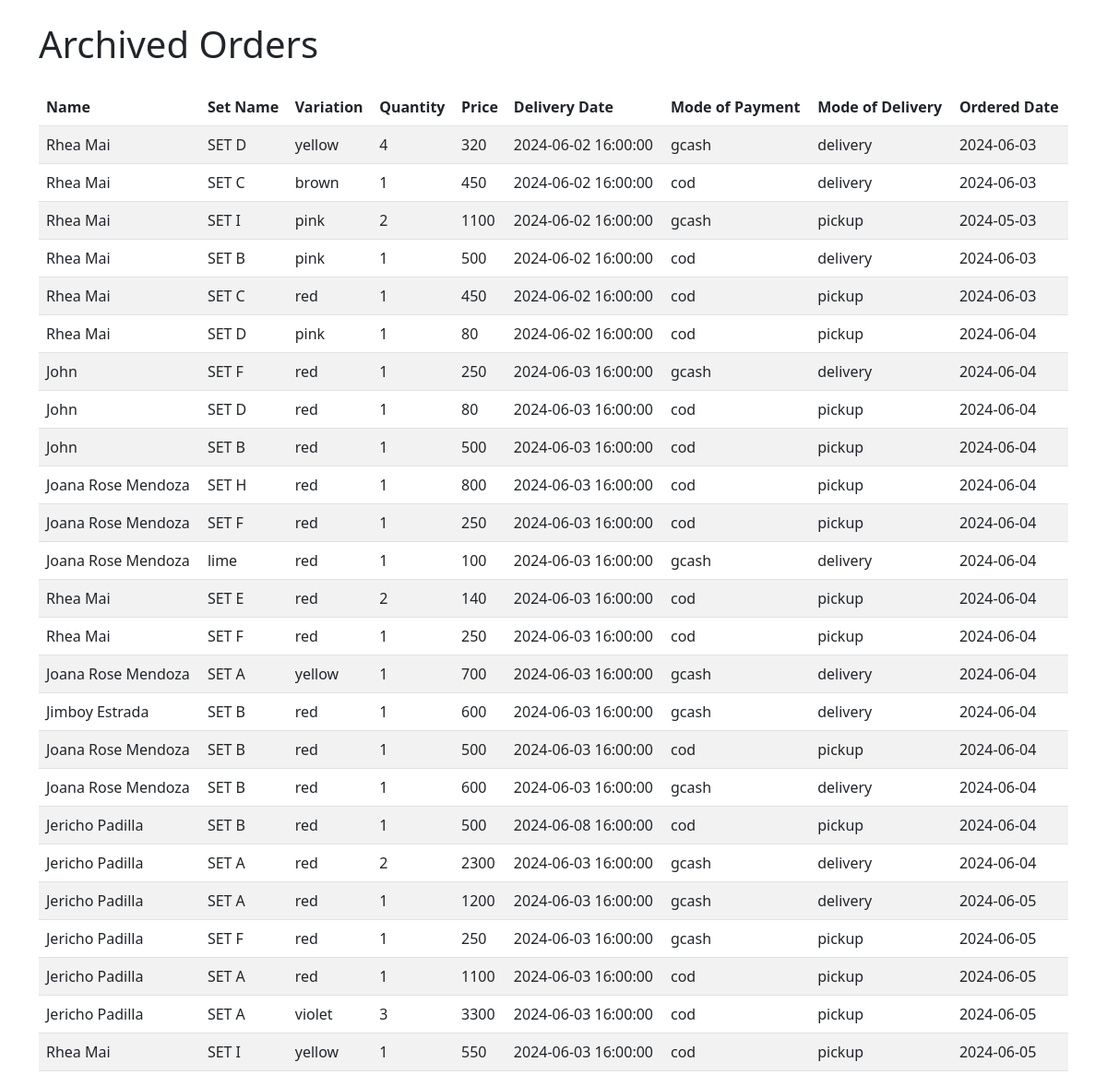
The page /admin/archive.php on the database its author committed.
### tables this page shows
CREATE TABLE `order` (
  `Order_ID` int(11) NOT NULL,
  `Customer_ID` int(11) DEFAULT NULL,
  `Set_Name` varchar(255) DEFAULT NULL,
  `Variation` varchar(255) DEFAULT NULL,
  `Quantity` varchar(255) DEFAULT NULL,
  `Price` varchar(255) DEFAULT NULL,
  `Delivery_Date` timestamp NULL DEFAULT current_timestamp(),
  `mode_of_payment` varchar(255) NOT NULL,
  `mode_of_delivery` varchar(255) NOT NULL,
  `Order_Date` date DEFAULT curdate(),
  `order_status` varchar(50) NOT NULL DEFAULT 'pending',
  `shipping_status` varchar(50) NOT NULL DEFAULT 'otw',
  `archived` tinyint(1) DEFAULT 0
);

CREATE TABLE `customers` (
  `Customer_ID` int(11) NOT NULL,
  `Name` varchar(255) DEFAULT NULL,
  `Age` varchar(255) DEFAULT NULL,
  `Gender` varchar(255) DEFAULT NULL,
  `Phone_Number` varchar(255) DEFAULT NULL,
  `House_Number` varchar(255) DEFAULT NULL,
  `Zone` varchar(255) DEFAULT NULL,
  `Barangay` varchar(255) DEFAULT NULL,
  `City` varchar(255) DEFAULT NULL,
  `Province` varchar(255) DEFAULT NULL,
  `Region` varchar(255) DEFAULT NULL,
  `Zip_Code` varchar(255) DEFAULT NULL,
  `Email` varchar(255) DEFAULT NULL,
  `Username` varchar(255) DEFAULT NULL,
  `Password` varchar(255) DEFAULT NULL,
  `user_status` char(1) NOT NULL DEFAULT 'A',
  `user_type` char(1) NOT NULL DEFAULT 'C'
);

### admin/archive.php (the view, shortened to what this page needs)
<?php
include_once "../db.php";
$sql_archived_orders = "SELECT o.Order_ID, c.Name, o.Set_Name, o.Variation, o.Quantity, o.Price, o.Delivery_Date, o.mode_of_payment, o.mode_of_delivery, o.Order_Date
                        FROM `order` o
                        INNER JOIN customers c ON o.Customer_ID = c.Customer_ID
                        WHERE o.archived = TRUE";
$archived_orders_result = $conn->query($sql_archived_orders);
?>
<!DOCTYPE html>
<html lang="en">
<head>
    <link href="https://cdn.jsdelivr.net/npm/bootstrap@5.3.0/dist/css/bootstrap.min.css" rel="stylesheet">
</head>
<body>
<div class="container">
    <h1 class="my-4">Archived Orders</h1>
    <table class="table table-striped">
        <thead>
            <tr>
                <th>Name</th>
                <th>Set Name</th>
                <th>Variation</th>
                <th>Quantity</th>
                <th>Price</th>
                <th>Delivery Date</th>
                <th>Mode of Payment</th>
                <th>Mode of Delivery</th>
                <th>Ordered Date</th>
            </tr>
        </thead>
        <tbody>
            <?php if ($archived_orders_result->num_rows > 0): ?>
                <?php while($row = $archived_orders_result->fetch_assoc()): ?>
                    <tr>
                        <td><?= htmlspecialchars($row["Name"]) ?></td>
                        <td><?= htmlspecialchars($row["Set_Name"]) ?></td>
                        <td><?= htmlspecialchars($row["Variation"]) ?></td>
                        <td><?= htmlspecialchars($row["Quantity"]) ?></td>
                        <td><?= htmlspecialchars($row["Price"]) ?></td>
                        <td><?= htmlspecialchars($row["Delivery_Date"]) ?></td>
                        <td><?= htmlspecialchars($row["mode_of_payment"]) ?></td>
                        <td><?= htmlspecialchars($row["mode_of_delivery"]) ?></td>
                        <td><?= htmlspecialchars($row["Order_Date"]) ?></td>
                    </tr>
                <?php endwhile; ?>
            <?php else: ?>
                <tr><td colspan='9'>No archived orders found</td></tr>
            <?php endif; ?>
        </tbody>
    </table>
</div>
</body>
</html>

### rows shown on the page
order: Customer_ID.Name "Rhea Mai", Set_Name "SET D", Variation "yellow", Quantity "4", Price "320", Delivery_Date "2024-06-02 16:00:00", mode_of_payment "gcash", mode_of_delivery "delivery", Order_Date "2024-06-03"
order: Customer_ID.Name "Rhea Mai", Set_Name "SET C", Variation "brown", Quantity "1", Price "450", Delivery_Date "2024-06-02 16:00:00", mode_of_payment "cod", mode_of_delivery "delivery", Order_Date "2024-06-03"
order: Customer_ID.Name "Rhea Mai", Set_Name "SET I", Variation "pink", Quantity "2", Price "1100", Delivery_Date "2024-06-02 16:00:00", mode_of_payment "gcash", mode_of_delivery "pickup", Order_Date "2024-05-03"
order: Customer_ID.Name "Rhea Mai", Set_Name "SET B", Variation "pink", Quantity "1", Price "500", Delivery_Date "2024-06-02 16:00:00", mode_of_payment "cod", mode_of_delivery "delivery", Order_Date "2024-06-03"
order: Customer_ID.Name "Rhea Mai", Set_Name "SET C", Variation "red", Quantity "1", Price "450", Delivery_Date "2024-06-02 16:00:00", mode_of_payment "cod", mode_of_delivery "pickup", Order_Date "2024-06-03"
order: Customer_ID.Name "Rhea Mai", Set_Name "SET D", Variation "pink", Quantity "1", Price "80", Delivery_Date "2024-06-02 16:00:00", mode_of_payment "cod", mode_of_delivery "pickup", Order_Date "2024-06-04"
order: Customer_ID.Name "John", Set_Name "SET F", Variation "red", Quantity "1", Price "250", Delivery_Date "2024-06-03 16:00:00", mode_of_payment "gcash", mode_of_delivery "delivery", Order_Date "2024-06-04"
order: Customer_ID.Name "John", Set_Name "SET D", Variation "red", Quantity "1", Price "80", Delivery_Date "2024-06-03 16:00:00", mode_of_payment "cod", mode_of_delivery "pickup", Order_Date "2024-06-04"
order: Customer_ID.Name "John", Set_Name "SET B", Variation "red", Quantity "1", Price "500", Delivery_Date "2024-06-03 16:00:00", mode_of_payment "cod", mode_of_delivery "pickup", Order_Date "2024-06-04"
order: Customer_ID.Name "Joana Rose Mendoza", Set_Name "SET H", Variation "red", Quantity "1", Price "800", Delivery_Date "2024-06-03 16:00:00", mode_of_payment "cod", mode_of_delivery "pickup", Order_Date "2024-06-04"
order: Customer_ID.Name "Joana Rose Mendoza", Set_Name "SET F", Variation "red", Quantity "1", Price "250", Delivery_Date "2024-06-03 16:00:00", mode_of_payment "cod", mode_of_delivery "pickup", Order_Date "2024-06-04"
order: Customer_ID.Name "Joana Rose Mendoza", Set_Name "lime", Variation "red", Quantity "1", Price "100", Delivery_Date "2024-06-03 16:00:00", mode_of_payment "gcash", mode_of_delivery "delivery", Order_Date "2024-06-04"
order: Customer_ID.Name "Rhea Mai", Set_Name "SET E", Variation "red", Quantity "2", Price "140", Delivery_Date "2024-06-03 16:00:00", mode_of_payment "cod", mode_of_delivery "pickup", Order_Date "2024-06-04"
order: Customer_ID.Name "Rhea Mai", Set_Name "SET F", Variation "red", Quantity "1", Price "250", Delivery_Date "2024-06-03 16:00:00", mode_of_payment "cod", mode_of_delivery "pickup", Order_Date "2024-06-04"
order: Customer_ID.Name "Joana Rose Mendoza", Set_Name "SET A", Variation "yellow", Quantity "1", Price "700", Delivery_Date "2024-06-03 16:00:00", mode_of_payment "gcash", mode_of_delivery "delivery", Order_Date "2024-06-04"
order: Customer_ID.Name "Jimboy Estrada", Set_Name "SET B", Variation "red", Quantity "1", Price "600", Delivery_Date "2024-06-03 16:00:00", mode_of_payment "gcash", mode_of_delivery "delivery", Order_Date "2024-06-04"
order: Customer_ID.Name "Joana Rose Mendoza", Set_Name "SET B", Variation "red", Quantity "1", Price "500", Delivery_Date "2024-06-03 16:00:00", mode_of_payment "cod", mode_of_delivery "pickup", Order_Date "2024-06-04"
order: Customer_ID.Name "Joana Rose Mendoza", Set_Name "SET B", Variation "red", Quantity "1", Price "600", Delivery_Date "2024-06-03 16:00:00", mode_of_payment "gcash", mode_of_delivery "delivery", Order_Date "2024-06-04"
order: Customer_ID.Name "Jericho Padilla", Set_Name "SET B", Variation "red", Quantity "1", Price "500", Delivery_Date "2024-06-08 16:00:00", mode_of_payment "cod", mode_of_delivery "pickup", Order_Date "2024-06-04"
order: Customer_ID.Name "Jericho Padilla", Set_Name "SET A", Variation "red", Quantity "2", Price "2300", Delivery_Date "2024-06-03 16:00:00", mode_of_payment "gcash", mode_of_delivery "delivery", Order_Date "2024-06-04"
order: Customer_ID.Name "Jericho Padilla", Set_Name "SET A", Variation "red", Quantity "1", Price "1200", Delivery_Date "2024-06-03 16:00:00", mode_of_payment "gcash", mode_of_delivery "delivery", Order_Date "2024-06-05"
order: Customer_ID.Name "Jericho Padilla", Set_Name "SET F", Variation "red", Quantity "1", Price "250", Delivery_Date "2024-06-03 16:00:00", mode_of_payment "gcash", mode_of_delivery "pickup", Order_Date "2024-06-05"
order: Customer_ID.Name "Jericho Padilla", Set_Name "SET A", Variation "red", Quantity "1", Price "1100", Delivery_Date "2024-06-03 16:00:00", mode_of_payment "cod", mode_of_delivery "pickup", Order_Date "2024-06-05"
order: Customer_ID.Name "Jericho Padilla", Set_Name "SET A", Variation "violet", Quantity "3", Price "3300", Delivery_Date "2024-06-03 16:00:00", mode_of_payment "cod", mode_of_delivery "pickup", Order_Date "2024-06-05"
order: Customer_ID.Name "Rhea Mai", Set_Name "SET I", Variation "yellow", Quantity "1", Price "550", Delivery_Date "2024-06-03 16:00:00", mode_of_payment "cod", mode_of_delivery "pickup", Order_Date "2024-06-05"
